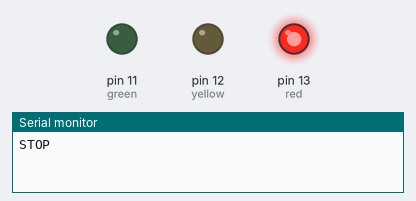
A sketch run on a simulated Arduino Uno, built with avr-gcc and run on an emulated ATmega328P. On the bench: output pins drawn as LEDs (lit = HIGH), the last lines printed to the serial monitor.

Above: at 2.5 s.
At 6.0 s:
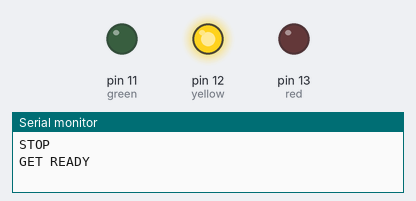
At 9.5 s:
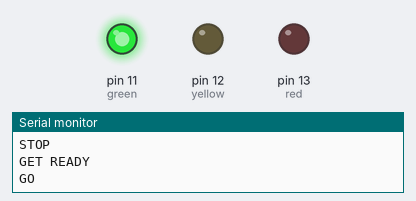
Timing chart, 0 to 15.6 s (numbered marks = the images above):
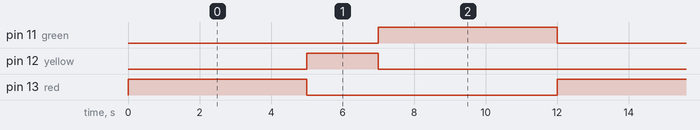

Measured:
- by itself, pin 11 (green), pin 13 (red): alternates HIGH for 5.0 s and LOW for 7.0 s
- by itself, pin 12 (yellow): alternates HIGH for 2.0 s and LOW for 10.0 s
- by itself, everything shown: repeats every 12.0 s, in 3 steps

The sketch:

Call_Function.ino
```cpp
int red =  13;
int yellow =  12;
int green =  11;
void setup() {
  pinMode(red, OUTPUT);
  pinMode(yellow, OUTPUT);
  pinMode(green, OUTPUT);
  Serial.begin(9600);
}
void loop() {
  traffic();
}
void traffic() {
  redHigh(); delay(5000);
  yellowHigh(); delay(2000);
  greenHigh(); delay(5000);
}
void redHigh()
{
  Serial.println("STOP");
  digitalWrite(red, HIGH);
  digitalWrite(yellow, LOW);
  digitalWrite(green, LOW);
}
void yellowHigh()
{
  Serial.println("GET READY");
  digitalWrite(red, LOW);
  digitalWrite(yellow, HIGH);
  digitalWrite(green, LOW);
}
void greenHigh()
{
  Serial.println("GO");
  digitalWrite(red, LOW);
  digitalWrite(yellow, LOW);
  digitalWrite(green, HIGH);
}
```
